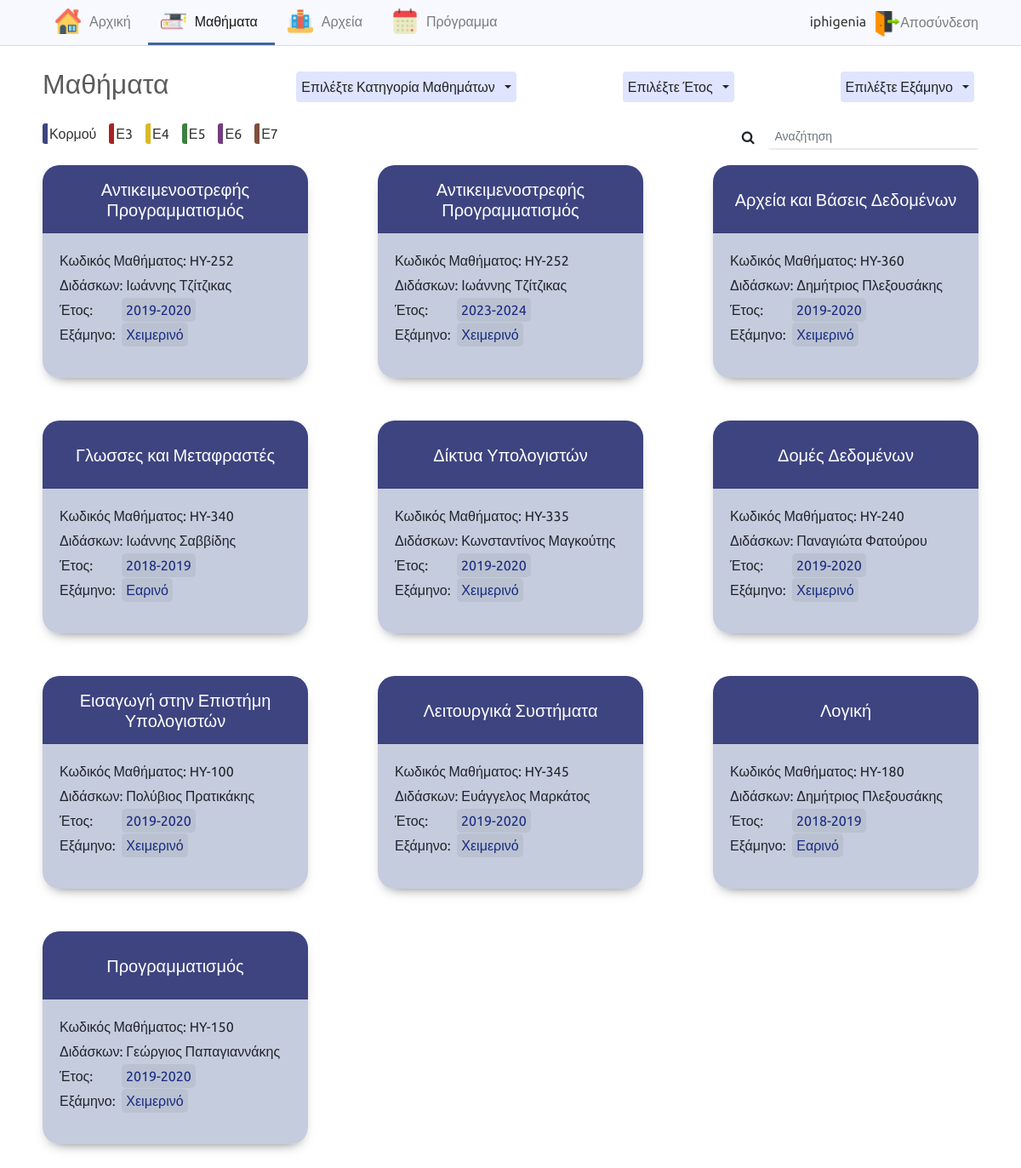
The page /list_lessons.php?type=Κορμού (signed in) on the database its author committed.
### tables this page shows
CREATE TABLE `lessons` (
  `lesson_id` int(255) NOT NULL,
  `lesson_code` int(255) NOT NULL,
  `lesson_name` varchar(225) NOT NULL,
  `type` enum('Κορμού','Ε3','Ε4','Ε5','Ε6','Ε7') NOT NULL,
  `professor` varchar(225) NOT NULL,
  `year` enum('2016-2017','2017-2018','2018-2019','2019-2020','2020-2021','2023-2024') NOT NULL,
  `semester` enum('Χειμερινό','Εαρινό') NOT NULL
);

### php/types.php (called while the page is built, shortened)
<?php $username = $_SESSION['username'];
    if(isset($_GET['type']) && $_GET['type'] !== ''){
      $type = $_GET['type'];
    }
?>

### php/functions.php (called while the page is built, shortened)
<?php
function setEnums($array,$value) {
    $flag=false;
    $length=count($array);
    for($i=0;$i<$length;$i++){
        if($array[$i]==$value){
            $flag=true;
            break;
        }
    }
    if($flag==false)
        $array[$length]=$value;
    return $array;
}
$sql="SELECT * FROM `lessons` ORDER BY type";
$result = $db->query($sql);
if ($result->num_rows > 0) {
    $typoi = array();
    while($row = $result->fetch_assoc()) {
        $type=$row['type'];
        $typoi=setEnums($typoi,$type);
    }
}
?>

### list_lessons.php (the view, shortened to what this page needs)
<?php
    include("php/log.php");
    include("php/functions.php");
    include("php/types.php");
?>
<!DOCTYPE html>
<html lang="el">
<head>
    <link rel="stylesheet" href="https://stackpath.bootstrapcdn.com/bootstrap/4.4.1/css/bootstrap.min.css"
>
    <link rel="stylesheet" href="https://cdnjs.cloudflare.com/ajax/libs/font-awesome/4.7.0/css/font-awesome.min.css">
    <link rel="stylesheet" href="css/style.css">
</head>
<body>
    <nav class="navbar navbar-expand-lg navbar-light bg-light">
        <div class="collapse navbar-collapse" id="navbarNavDropdown">
            <ul class="navbar-nav menu-left">
                <li class="nav-item">
                    <img class="header-img" src="images/home.png" alt="Home image">
                    <a class="nav-link" href="index.php">Αρχική </a>
                </li>
                <li class="nav-item active">
                    <img class="header-img" src="images/university.png" alt="University image">
                    <a class="nav-link" href="list_lessons.php">Μαθήματα</a>
                </li>
                <li class="nav-item">
                    <img class="header-img" src="images/folder.png" alt="Folder image">
                    <a class="nav-link" href="list_files.php">Αρχεία</a>
                </li>
                <li class="nav-item">
                    <img class="header-img" src="images/calendar.png" alt="Calendar image">
                    <a class="nav-link" href="calendar.php">Πρόγραμμα</a>
                </li>
            </ul>
            <div class="div-log-out">
                <span id="login-name"><?php echo $username; ?></span>
                <span>
                    <a href="php/logout.php" id="logout">
                        <img src="images/logout.png" id="image-logout" alt="Logout image">Αποσύνδεση</a>
                </span>
            </div>
        </div>
    </nav>
    <div class="content">
        <div class="filters">
            <h2><a href="list_lessons.php">Μαθήματα</a></h2>
            <div class="btn-group">
                <button type="button" class="btn ">Επιλέξτε Κατηγορία Μαθημάτων</button>
                <button type="button" class="btn dropdown-toggle dropdown-toggle-split" data-toggle="dropdown"
                    aria-haspopup="true" aria-expanded="false">
                </button>
            </div>
            <div class="btn-group">
                <button type="button" class="btn ">Επιλέξτε Έτος</button>
                <button type="button" class="btn dropdown-toggle dropdown-toggle-split" data-toggle="dropdown"
                    aria-haspopup="true" aria-expanded="false">
                </button>
            </div>
            <div class="btn-group">
                <button type="button" class="btn ">Επιλέξτε Εξάμηνο</button>
                <button type="button" class="btn dropdown-toggle dropdown-toggle-split" data-toggle="dropdown"
                    aria-haspopup="true" aria-expanded="false">
                </button>
            </div>
        </div>
        <div class="types">
            <?php
            $length = count($typoi);
            for($i=0;$i<$length;$i++){
                echo "<div class='types-box'><a href='?type=$typoi[$i]'>$typoi[$i]</a></div>";
            }
            ?>
            <div class="search-form">
            <form class="form-inline d-flex justify-content-center md-form form-sm mt-0" method="get" >
                <i class="fa fa-search" aria-hidden="true"></i>
                <input class="form-control form-control-sm ml-3 w-75" type="text" placeholder="Αναζήτηση" aria-label="Search" name="search" >
            </form>
        </div>
        </div>
        <div class='card-box card-lessons'>
        <?php
            if(isset($_GET['type']) && $_GET['type'] !== '')
                $type_flag=1;
            if($year_flag || $type_flag || $semester_flag || $search_flag){
                if($year_flag && !$type_flag && !$semester_flag && !$search_flag)
                    $sql="SELECT * FROM `lessons` WHERE lessons.year='$year' ORDER BY lesson_name";
                else if(!$year_flag && $type_flag && !$semester_flag && !$search_flag)
                    $sql="SELECT * FROM `lessons` WHERE type='$type' ORDER BY lesson_name";
            }else{
                $sql="SELECT * FROM `lessons` ORDER BY lesson_name";
            }
            $result = $db->query($sql);
            if ($result->num_rows > 0) {
                while($row = $result->fetch_assoc()) {
                    $lesson_id = $row['lesson_id'];
                    $lesson_name = $row['lesson_name'];
                    $year=$row["year"];
                    $semester=$row["semester"];
                echo "<div class='card' style='width: 19rem;'>
                        <div class=' card-body card-body-1'>
                            <h5 class='card-title'><a href='lesson.php?lesson_id=$lesson_id'>".$lesson_name."</a></h5>
                            </div>
                            <div class='card-body card-body-2'>
                            <p class='card-text'>Κωδικός Μαθήματος: HY-". $row["lesson_code"]."</p>
                            <p class='card-text'>Διδάσκων: ". $row["professor"]."</p>
                            <p class='card-text for-year'>Έτος: <a href='?year=$year'>".$row["year"]."</a></p>
                            <p class='card-text for-semester'>Εξάμηνο: <a href='?semester=$semester'>".$row["semester"]."</a></p>
                        </div>
                    </div>";
                }
          ?>
            <?php
        } else {
            echo "<p>Κανένα αποτέλεσμα</p>";
        }
        ?>
        </div>
    </div>
</body>
</html>

### css/style.css (style rules this page uses)
body { max-width: 1905px; margin:0 auto; font-family: 'Ubuntu', sans-serif; }
.content { margin:auto 100px; }
.form-control { border: none; border-bottom: 2px solid #00000014; }
.card-box { display:flex; justify-content: space-between; }
.types { margin-top: 20px; margin-bottom: 5px; }
.types-box a { color:#333; font-size:16px; }
.types-box { display: inline-block; margin-bottom:20px; margin-right:15px; padding-left:2px; border-radius: 3px; }
.card { background-color:rgba(215, 215, 215, 0.101); padding: 20px 10px 0 10px; border: 0; -webkit-box-shadow: 7px 7px 16px -10px rgba(0,0,0,0.75); -moz-box-shadow: 0px 7px 16px -10px rgba(0,0,0,0.75); box-shadow: 0px 7px 16px -10px rgba(0,0,0,0.75); border-radius: 20px; }
.card-body { display:flex; flex-direction:column; justify-content: space-between; }
.card-lessons { flex-wrap: wrap; justify-content: space-between; }
.card-lessons .card { width:312px !important; height:250px; }
.card-lessons .card-body { justify-content:flex-start; }
.card-lessons .card-body-1 h5 { padding:20px; padding-top:15px; padding-bottom:0; text-align:center; }
.card-lessons .card-body-1 { padding-bottom:0; margin-bottom:0; height:80px; justify-content: center; align-items: center; }
.card-lessons .card-body-2 .card-text { margin-bottom:5px; }
.card-lessons .card-text a { background-color: #4e514f17; color: #192a81; padding:5px; border-radius:5px; }
p.card-text.for-semester a { margin-left: 4px; }
p.card-text.for-year a { margin-left: 30px; }
.card-lessons .card-body-1 { border-bottom: 1px solid #0000001c; padding:0; background-color: #3d8041; border-radius: 20px 20px 0 0; }
.card-title a { color:white; }
.card-lessons .card { padding:0; margin-bottom: 50px; }
.card-lessons .card-body-2 { height:170px; justify-content:flex-start; }
#login-name { margin: 0 10px; padding-bottom: 5px; color: rgba(0, 0, 0, 0.77); }
.div-log-out { height:53px; max-width: 500px; display: flex; justify-content: flex-end; align-items: center; float:right; border-bottom:3px solid transparent; margin-right: 100px; }
.div-log-out span { padding-top: 5px; }
.div-log-out a { color:rgba(0,0,0,.5); }
#image-logout { width:30px; height:30px; }
@media (min-width: 992px) { .navbar-expand-lg .navbar-collapse { display:block !important; } }
.bg-light { background-color: #f8f9ff!important; }
.header-img { width:30px; height:30px; margin-left:15px; }
#navbarNavDropdown { border-bottom: 1px solid #00000021; }
.nav-item { padding: 10px 0px 10px 0px; margin: 0px 0px 0px 0px; border-bottom: 3px solid transparent; display:flex; flex-direction: row; align-items: center; }
.nav-item.active { border-bottom: 3px solid hsl(218, 42%, 44%); }
.nav-link { margin-right:10px; padding-right:0px; }
nav.navbar.bg-light { padding: 0px 0px 0px 0px; margin-bottom:25px; }
.collapse.navbar-collapse { display:flex!important; justify-content: space-between; }
.navbar-nav { margin-left: 100px; }
.navbar-nav .nav-link { padding:0px 10px!important; }
.menu-left { float:left; }
h2 a { color:#5c5c5c; text-decoration:none; }
.filters { display: flex; justify-content: space-between; }
.filters h2 { margin-right:30px; }
.filters .btn-group,.filters .btn-group .btn { padding:5px; }
.filters .btn-group .btn { background-color: #dfe4ff; }
.search-form { width: 30%; float: right; }
.search-form .justify-content-center { justify-content: flex-end !important; }
@media (max-width: 1200px) { .content { margin: auto 50px; } }
@media (max-width: 1200px) { .card { width:18rem!important; } }
@media (max-width: 1200px) { .navbar-nav { margin-left: 50px; } }
@media (max-width: 1200px) { .div-log-out { margin-right: 50px; } }
@media (max-width: 1200px) { .navbar-nav { flex-direction: row; } }
@media (max-width: 1200px) { .filters h2 { display: flex; flex-direction: column; } }
@media (max-width: 1200px) { .filters .btn-group { height: 50%; align-self: center; } }

### rows shown on the page
lessons: type "Κορμού", type "Ε3", type "Ε4", type "Ε5", type "Ε6", type "Ε7"
lessons: lesson_name "Αντικειμενοστρεφής Προγραμματισμός", lesson_code "252", professor "Ιωάννης Τζίτζικας", year "2019-2020", semester "Χειμερινό"
lessons: lesson_name "Αντικειμενοστρεφής Προγραμματισμός", lesson_code "252", professor "Ιωάννης Τζίτζικας", year "2023-2024", semester "Χειμερινό"
lessons: lesson_name "Αρχεία και Βάσεις Δεδομένων", lesson_code "360", professor "Δημήτριος Πλεξουσάκης", year "2019-2020", semester "Χειμερινό"
lessons: lesson_name "Γλωσσες και Μεταφραστές", lesson_code "340", professor "Ιωάννης Σαββίδης", year "2018-2019", semester "Εαρινό"
lessons: lesson_name "Δίκτυα Υπολογιστών", lesson_code "335", professor "Κωνσταντίνος Μαγκούτης", year "2019-2020", semester "Χειμερινό"
lessons: lesson_name "Δομές Δεδομένων", lesson_code "240", professor "Παναγιώτα Φατούρου", year "2019-2020", semester "Χειμερινό"
lessons: lesson_name "Εισαγωγή στην Επιστήμη Υπολογιστών", lesson_code "100", professor "Πολύβιος Πρατικάκης", year "2019-2020", semester "Χειμερινό"
lessons: lesson_name "Λειτουργικά Συστήματα", lesson_code "345", professor "Ευάγγελος Μαρκάτος", year "2019-2020", semester "Χειμερινό"
lessons: lesson_name "Λογική", lesson_code "180", professor "Δημήτριος Πλεξουσάκης", year "2018-2019", semester "Εαρινό"
lessons: lesson_name "Προγραμματισμός", lesson_code "150", professor "Γεώργιος Παπαγιαννάκης", year "2019-2020", semester "Χειμερινό"

### other values the page prints
$username "iphigenia"
